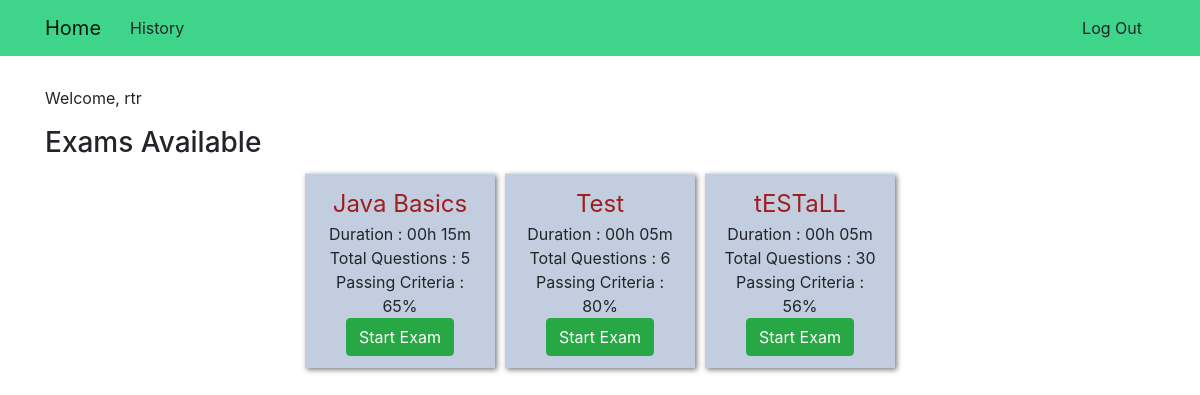
The page / (signed in) on the database its author committed.
### exam_app/models.py (models this page shows, shortened)
class Exam(models.Model):
    name = models.TextField()
    question_count = models.PositiveSmallIntegerField()
    questions = models.ManyToManyField(Question)
    time = models.TimeField()
    passing_percentage = models.PositiveSmallIntegerField(
        validators=[MaxValueValidator(100), MinValueValidator(1)])

### exam_app/views.py (the view)
# urls.py: url(r'^$', views.HomeView.as_view(), name='home'),
class HomeView(TemplateView):
    template_name = 'exam_app/home.html'
    def get_context_data(self, **kwargs):
        if self.request.user.is_authenticated:
            if not self.request.user.is_superuser:
                kwargs['exam_list'] = models.Exam.objects.all().order_by('pk')
        return super(HomeView, self).get_context_data(**kwargs)

### exam_app/templates/exam_app/home.html
{% extends "base.html" %}
{% block body_block %}
{% if user.is_authenticated %}
{% if user.is_superuser %}
<p>Welcome, {{user}}. You are an admin</p>
{% include "exam_app/_admin_home.html" %}
{% else %}
<p>Welcome, {{user}}</p>
{% include "exam_app/_user_home.html" %}
{% endif %}
{% else %}
<p>This is a simple Exam Tool. An adminstrator can create a question bank and setup exam. A user can select an exam and
    solve it. Login to Continue...</p>
{% endif %}
{% endblock %}

### exam_app/templates/exam_app/_user_home.html (shortened to what this page needs)
<h3>Exams Available</h3>
<table class="table">
    <tr class="row justify-content-md-center">
        {% for exam in exam_list %}
        <td class="col-lg-2 col-md-3 card-block exam-card">
            <span class="exam-title">{{ exam.name }}</span>
            <br>
            <span>Duration : {{ exam.time|time:"H\h i\m" }}</span>
            <br>
            <span>Total Questions : {{ exam.question_count }}</span>
            <br>
            <span>Passing Criteria : {{ exam.passing_percentage }}%</span>
            <br>
            <input type="button" class="btn btn-success" value="Start Exam" data-toggle="modal"
                data-target="#confirmModal" data-exam-name="{{exam.name}}" data-exam-id="{{exam.pk}}">
        </td>
        {% endfor %}
    </tr>
</table>

### exam_app/static/exam_app/css/master.css (style rules this page uses)
.exam-card { margin : 5px; padding: 20px 20px 20px; text-align: center; vertical-align: middle; background-color: #b1c0d6c7; box-shadow: 2px 2px 5px rgba(0, 0, 0, .5); -webkit-box-shadow: 2px 2px 5px rgba(0, 0, 0, .5); -moz-box-shadow: 2px 2px 5px rgba(0, 0, 0, .5); }
.exam-title { color: rgb(160, 29, 29); font-size: x-large; }

### rows shown on the page
Exam: name "Java Basics", time "00h 15m", question_count "5", passing_percentage "65"
Exam: name "Test", time "00h 05m", question_count "6", passing_percentage "80"
Exam: name "tESTaLL", time "00h 05m", question_count "30", passing_percentage "56"

### other values the page prints
{{ user }} "rtr"
